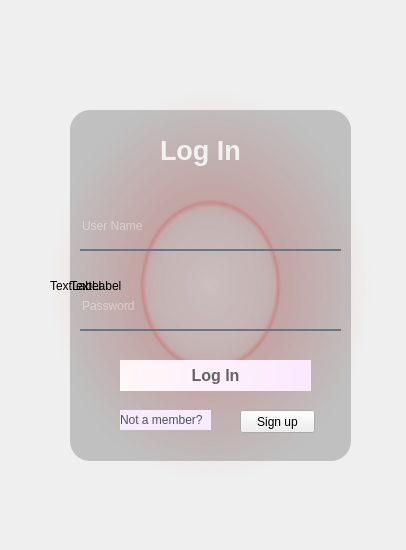
<?xml version="1.0" encoding="UTF-8"?>
<ui version="4.0">
 <class>Form</class>
 <widget class="QWidget" name="Form">
  <property name="geometry">
   <rect>
    <x>0</x>
    <y>0</y>
    <width>406</width>
    <height>550</height>
   </rect>
  </property>
  <property name="windowTitle">
   <string>Form</string>
  </property>
  <widget class="QWidget" name="widget" native="true">
   <property name="geometry">
    <rect>
     <x>40</x>
     <y>50</y>
     <width>341</width>
     <height>461</height>
    </rect>
   </property>
   <widget class="QLabel" name="label">
    <property name="geometry">
     <rect>
      <x>10</x>
      <y>40</y>
      <width>321</width>
      <height>391</height>
     </rect>
    </property>
    <property name="styleSheet">
     <string notr="true">border-image: url(:/jisoo_image/jisoo1.png);
background-color: qradialgradient(spread:pad, cx:0.5, cy:0.5, radius:0.5, fx:0.5, fy:0.5, stop:0 rgba(255, 235, 235, 206), stop:0.35 rgba(255, 188, 188, 80), stop:0.4 rgba(255, 162, 162, 80), stop:0.425 rgba(255, 132, 132, 156), stop:0.44 rgba(252, 128, 128, 80), stop:1 rgba(255, 255, 255, 0));
border-radius: 20px;</string>
    </property>
    <property name="text">
     <string>TextLabel</string>
    </property>
   </widget>
   <widget class="QLabel" name="label_2">
    <property name="geometry">
     <rect>
      <x>30</x>
      <y>60</y>
      <width>281</width>
      <height>351</height>
     </rect>
    </property>
    <property name="styleSheet">
     <string notr="true">background-color: rgba(0, 0, 0, 50);
border-radius: 20px;</string>
    </property>
    <property name="text">
     <string>TextLabel</string>
    </property>
   </widget>
   <widget class="QLabel" name="label_3">
    <property name="geometry">
     <rect>
      <x>120</x>
      <y>80</y>
      <width>91</width>
      <height>41</height>
     </rect>
    </property>
    <property name="font">
     <font>
      <pointsize>20</pointsize>
      <weight>75</weight>
      <bold>true</bold>
     </font>
    </property>
    <property name="styleSheet">
     <string notr="true">color: rgb(255, 255, 255, 210);
</string>
    </property>
    <property name="text">
     <string>Log In</string>
    </property>
   </widget>
   <widget class="QLineEdit" name="username_line">
    <property name="geometry">
     <rect>
      <x>40</x>
      <y>160</y>
      <width>261</width>
      <height>41</height>
     </rect>
    </property>
    <property name="styleSheet">
     <string notr="true">background-color: rgba(0,0,0,0);
border:none;
border-bottom: 2px solid rgba(105,118,132,255);
color: rgb(255, 255, 255,210);
padding-bottom: 7px;</string>
    </property>
    <property name="text">
     <string/>
    </property>
    <property name="placeholderText">
     <string>User Name</string>
    </property>
   </widget>
   <widget class="QLineEdit" name="lineEdit">
    <property name="geometry">
     <rect>
      <x>40</x>
      <y>240</y>
      <width>261</width>
      <height>41</height>
     </rect>
    </property>
    <property name="styleSheet">
     <string notr="true">background-color: rgba(0,0,0,0);
border:none;
border-bottom: 2px solid rgba(105,118,132,255);
color: rgb(255, 255, 255,210);
padding-bottom: 7px;</string>
    </property>
    <property name="placeholderText">
     <string>Password</string>
    </property>
   </widget>
   <widget class="QPushButton" name="pushButton">
    <property name="geometry">
     <rect>
      <x>80</x>
      <y>310</y>
      <width>191</width>
      <height>31</height>
     </rect>
    </property>
    <property name="font">
     <font>
      <family>MS Shell Dlg 2</family>
      <pointsize>12</pointsize>
      <weight>75</weight>
      <italic>false</italic>
      <bold>true</bold>
     </font>
    </property>
    <property name="styleSheet">
     <string notr="true">QPushButton#pushButton{
	border-radius: 50;
	background-color: qlineargradient(spread:pad, x1:0, y1:0.505682, x2:1, y2:0.477, stop:0 rgb(255, 247, 248), stop:1 rgb(251, 233, 255));
	color: rgb(100, 100, 100);
}
QPushButton#pushButton:hover{
	background-color: qlineargradient(spread:pad, x1:0, y1:0.505682, x2:1, y2:0.477, stop:0 rgb(255, 247, 248), stop:1 rgb(255, 247, 248));
}
QPushButton#pushButton:pressed{
	padding-left: 5px;
	padding-top: 5px;
	background-color: rgb(230, 220, 255);
}

</string>
    </property>
    <property name="text">
     <string>Log In</string>
    </property>
   </widget>
   <widget class="QLabel" name="label_4">
    <property name="geometry">
     <rect>
      <x>80</x>
      <y>360</y>
      <width>91</width>
      <height>20</height>
     </rect>
    </property>
    <property name="styleSheet">
     <string notr="true">background-color: rgb(246, 235, 255);
color: rgb(83, 83, 83);</string>
    </property>
    <property name="text">
     <string>Not a member? </string>
    </property>
   </widget>
   <widget class="QPushButton" name="pushButton_2">
    <property name="geometry">
     <rect>
      <x>200</x>
      <y>360</y>
      <width>75</width>
      <height>23</height>
     </rect>
    </property>
    <property name="styleSheet">
     <string notr="true"/>
    </property>
    <property name="text">
     <string>Sign up</string>
    </property>
   </widget>
  </widget>
 </widget>
 <resources>
  <include location="login_ui.qrc"/>
 </resources>
 <connections/>
</ui>
